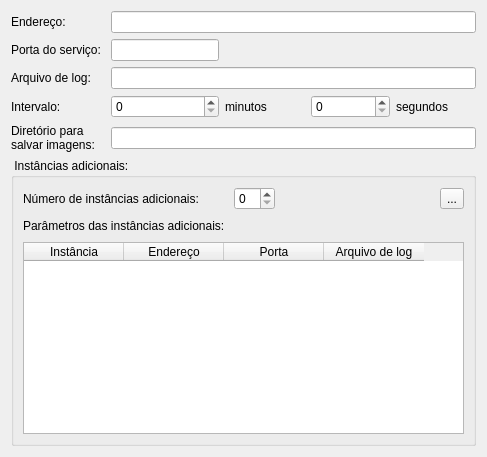
          <widget class="QWidget" name="analysisTab">
           <attribute name="title">
            <string>Análise</string>
           </attribute>
           <layout class="QGridLayout">
            <item row="0" column="0">
             <widget class="QLabel" name="label_40">
              <property name="text">
               <string>Endereço: </string>
              </property>
             </widget>
            </item>
            <item row="0" column="1" colspan="4">
             <widget class="QLineEdit" name="anaAddressLed"/>
            </item>
            <item row="1" column="0">
             <widget class="QLabel" name="label_23">
              <property name="text">
               <string>Porta do serviço: </string>
              </property>
             </widget>
            </item>
            <item row="1" column="1">
             <widget class="QLineEdit" name="anaPortLed"/>
            </item>
            <item row="1" column="2" colspan="3">
             <spacer>
              <property name="orientation">
               <enum>Qt::Horizontal</enum>
              </property>
              <property name="sizeHint" stdset="0">
               <size>
                <width>251</width>
                <height>20</height>
               </size>
              </property>
             </spacer>
            </item>
            <item row="2" column="0">
             <widget class="QLabel" name="label_21">
              <property name="text">
               <string>Arquivo de log: </string>
              </property>
             </widget>
            </item>
            <item row="2" column="1" colspan="4">
             <widget class="QLineEdit" name="anaLogFileLed"/>
            </item>
            <item row="3" column="0">
             <widget class="QLabel" name="label_25">
              <property name="text">
               <string>Intervalo:</string>
              </property>
             </widget>
            </item>
            <item row="3" column="1">
             <widget class="QSpinBox" name="anaIntervalMinSpb">
              <property name="maximum">
               <number>9999</number>
              </property>
             </widget>
            </item>
            <item row="3" column="2">
             <widget class="QLabel" name="label_24">
              <property name="text">
               <string>minutos</string>
              </property>
             </widget>
            </item>
            <item row="3" column="3">
             <widget class="QSpinBox" name="anaIntervalSecSpb">
              <property name="maximum">
               <number>59</number>
              </property>
             </widget>
            </item>
            <item row="3" column="4">
             <widget class="QLabel" name="label_22">
              <property name="text">
               <string>segundos</string>
              </property>
             </widget>
            </item>
            <item row="4" column="0">
             <widget class="QLabel" name="label_28">
              <property name="text">
               <string>Diretório para
salvar imagens:</string>
              </property>
             </widget>
            </item>
            <item row="4" column="1" colspan="4">
             <widget class="QLineEdit" name="anaDirNameLed"/>
            </item>
            <item row="5" column="0" colspan="5">
             <widget class="QGroupBox" name="groupBox_3">
              <property name="title">
               <string> Instâncias adicionais: </string>
              </property>
              <layout class="QGridLayout">
               <item row="0" column="0">
                <widget class="QLabel" name="label_26">
                 <property name="text">
                  <string>Número de instâncias adicionais: </string>
                 </property>
                </widget>
               </item>
               <item row="0" column="1">
                <widget class="QSpinBox" name="anaInstancesSpb">
                 <property name="minimum">
                  <number>0</number>
                 </property>
                 <property name="maximum">
                  <number>10</number>
                 </property>
                 <property name="value">
                  <number>0</number>
                 </property>
                </widget>
               </item>
               <item row="0" column="2">
                <spacer>
                 <property name="orientation">
                  <enum>Qt::Horizontal</enum>
                 </property>
                 <property name="sizeHint" stdset="0">
                  <size>
                   <width>111</width>
                   <height>20</height>
                  </size>
                 </property>
                </spacer>
               </item>
               <item row="0" column="3">
                <widget class="QToolButton" name="anaInstancesRefreshBtn">
                 <property name="toolTip">
                  <string>&lt;html&gt;&lt;head&gt;&lt;meta name=&quot;qrichtext&quot; content=&quot;1&quot; /&gt;&lt;style type=&quot;text/css&quot;&gt;
p, li { white-space: pre-wrap; }
&lt;/style&gt;&lt;/head&gt;&lt;body style=&quot; font-family:'MS Shell Dlg 2'; font-size:8.25pt; font-weight:400; font-style:normal;&quot;&gt;
&lt;p style=&quot; margin-top:0px; margin-bottom:0px; margin-left:0px; margin-right:0px; -qt-block-indent:0; text-indent:0px;&quot;&gt;Recarrega tabela com base nos parâmetros do serviço de análise (instância principal)&lt;/p&gt;&lt;/body&gt;&lt;/html&gt;</string>
                 </property>
                 <property name="text">
                  <string>...</string>
                 </property>
                 <property name="icon">
                  <iconset resource="icons.qrc">
                   <normaloff>:/global/icons/refresh.png</normaloff>:/global/icons/refresh.png</iconset>
                 </property>
                </widget>
               </item>
               <item row="1" column="0">
                <widget class="QLabel" name="label_27">
                 <property name="text">
                  <string>Parâmetros das instâncias adicionais: </string>
                 </property>
                </widget>
               </item>
               <item row="1" column="1" colspan="3">
                <spacer>
                 <property name="orientation">
                  <enum>Qt::Horizontal</enum>
                 </property>
                 <property name="sizeHint" stdset="0">
                  <size>
                   <width>181</width>
                   <height>20</height>
                  </size>
                 </property>
                </spacer>
               </item>
               <item row="2" column="0" colspan="4">
                <widget class="QTableWidget" name="anaInstancesTable">
                 <column>
                  <property name="text">
                   <string>Instância</string>
                  </property>
                 </column>
                 <column>
                  <property name="text">
                   <string>Endereço</string>
                  </property>
                 </column>
                 <column>
                  <property name="text">
                   <string>Porta</string>
                  </property>
                 </column>
                 <column>
                  <property name="text">
                   <string>Arquivo de log</string>
                  </property>
                 </column>
                </widget>
               </item>
              </layout>
             </widget>
            </item>
           </layout>
          </widget>
